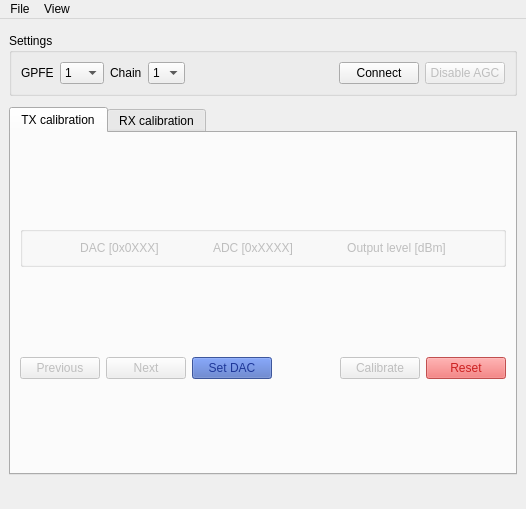
<?xml version="1.0" encoding="UTF-8"?>
<ui version="4.0">
 <class>MainWindow</class>
 <widget class="QMainWindow" name="MainWindow">
  <property name="geometry">
   <rect>
    <x>0</x>
    <y>0</y>
    <width>526</width>
    <height>509</height>
   </rect>
  </property>
  <property name="sizePolicy">
   <sizepolicy hsizetype="Fixed" vsizetype="Fixed">
    <horstretch>0</horstretch>
    <verstretch>0</verstretch>
   </sizepolicy>
  </property>
  <widget class="QWidget" name="wgtcentral">
   <layout class="QGridLayout" name="gridLayout_2">
    <item row="0" column="0">
     <widget class="QGroupBox" name="grp_set">
      <property name="sizePolicy">
       <sizepolicy hsizetype="Preferred" vsizetype="Fixed">
        <horstretch>0</horstretch>
        <verstretch>0</verstretch>
       </sizepolicy>
      </property>
      <property name="title">
       <string>Settings</string>
      </property>
      <layout class="QGridLayout" name="gridLayout">
       <item row="0" column="2">
        <widget class="QLabel" name="lblchain">
         <property name="sizePolicy">
          <sizepolicy hsizetype="Fixed" vsizetype="Preferred">
           <horstretch>0</horstretch>
           <verstretch>0</verstretch>
          </sizepolicy>
         </property>
         <property name="text">
          <string>Chain</string>
         </property>
        </widget>
       </item>
       <item row="0" column="3">
        <widget class="QComboBox" name="combo_chain">
         <property name="sizePolicy">
          <sizepolicy hsizetype="Fixed" vsizetype="Fixed">
           <horstretch>0</horstretch>
           <verstretch>0</verstretch>
          </sizepolicy>
         </property>
         <item>
          <property name="text">
           <string>1</string>
          </property>
         </item>
         <item>
          <property name="text">
           <string>2</string>
          </property>
         </item>
         <item>
          <property name="text">
           <string>3</string>
          </property>
         </item>
        </widget>
       </item>
       <item row="0" column="1">
        <widget class="QComboBox" name="combo_gpfe">
         <property name="sizePolicy">
          <sizepolicy hsizetype="Fixed" vsizetype="Fixed">
           <horstretch>0</horstretch>
           <verstretch>0</verstretch>
          </sizepolicy>
         </property>
         <item>
          <property name="text">
           <string>1</string>
          </property>
         </item>
         <item>
          <property name="text">
           <string>2</string>
          </property>
         </item>
         <item>
          <property name="text">
           <string>3</string>
          </property>
         </item>
         <item>
          <property name="text">
           <string>4</string>
          </property>
         </item>
         <item>
          <property name="text">
           <string>5</string>
          </property>
         </item>
         <item>
          <property name="text">
           <string>6</string>
          </property>
         </item>
         <item>
          <property name="text">
           <string>7</string>
          </property>
         </item>
         <item>
          <property name="text">
           <string>8</string>
          </property>
         </item>
         <item>
          <property name="text">
           <string>9</string>
          </property>
         </item>
         <item>
          <property name="text">
           <string>10</string>
          </property>
         </item>
        </widget>
       </item>
       <item row="0" column="5">
        <widget class="QPushButton" name="btn_connect">
         <property name="sizePolicy">
          <sizepolicy hsizetype="Fixed" vsizetype="Fixed">
           <horstretch>0</horstretch>
           <verstretch>0</verstretch>
          </sizepolicy>
         </property>
         <property name="text">
          <string>Connect</string>
         </property>
        </widget>
       </item>
       <item row="0" column="4">
        <spacer name="spc2">
         <property name="orientation">
          <enum>Qt::Horizontal</enum>
         </property>
         <property name="sizeHint" stdset="0">
          <size>
           <width>40</width>
           <height>20</height>
          </size>
         </property>
        </spacer>
       </item>
       <item row="0" column="0">
        <widget class="QLabel" name="lblgpfe">
         <property name="sizePolicy">
          <sizepolicy hsizetype="Fixed" vsizetype="Preferred">
           <horstretch>0</horstretch>
           <verstretch>0</verstretch>
          </sizepolicy>
         </property>
         <property name="text">
          <string>GPFE</string>
         </property>
        </widget>
       </item>
       <item row="0" column="6">
        <widget class="QPushButton" name="btn_setagc">
         <property name="enabled">
          <bool>false</bool>
         </property>
         <property name="sizePolicy">
          <sizepolicy hsizetype="Fixed" vsizetype="Fixed">
           <horstretch>0</horstretch>
           <verstretch>0</verstretch>
          </sizepolicy>
         </property>
         <property name="text">
          <string>Disable AGC</string>
         </property>
        </widget>
       </item>
      </layout>
     </widget>
    </item>
    <item row="2" column="0">
     <widget class="QTabWidget" name="tabs">
      <property name="sizePolicy">
       <sizepolicy hsizetype="Expanding" vsizetype="Fixed">
        <horstretch>0</horstretch>
        <verstretch>0</verstretch>
       </sizepolicy>
      </property>
      <property name="currentIndex">
       <number>0</number>
      </property>
      <widget class="QWidget" name="txtab">
       <attribute name="title">
        <string>TX calibration</string>
       </attribute>
       <layout class="QGridLayout" name="gridLayout_4">
        <item row="1" column="5">
         <widget class="QPushButton" name="btn_reset">
          <property name="enabled">
           <bool>false</bool>
          </property>
          <property name="sizePolicy">
           <sizepolicy hsizetype="Fixed" vsizetype="Fixed">
            <horstretch>0</horstretch>
            <verstretch>0</verstretch>
           </sizepolicy>
          </property>
          <property name="styleSheet">
           <string notr="true">background-color: rgb(234, 96, 96);
color: rgb(204, 33, 33);
border-color: rgb(230, 55, 55);</string>
          </property>
          <property name="text">
           <string>Reset</string>
          </property>
         </widget>
        </item>
        <item row="1" column="1">
         <widget class="QPushButton" name="btn_next">
          <property name="enabled">
           <bool>false</bool>
          </property>
          <property name="sizePolicy">
           <sizepolicy hsizetype="Fixed" vsizetype="Fixed">
            <horstretch>0</horstretch>
            <verstretch>0</verstretch>
           </sizepolicy>
          </property>
          <property name="text">
           <string>Next</string>
          </property>
         </widget>
        </item>
        <item row="1" column="2">
         <widget class="QPushButton" name="btn_setdac">
          <property name="enabled">
           <bool>false</bool>
          </property>
          <property name="sizePolicy">
           <sizepolicy hsizetype="Fixed" vsizetype="Fixed">
            <horstretch>0</horstretch>
            <verstretch>0</verstretch>
           </sizepolicy>
          </property>
          <property name="styleSheet">
           <string notr="true">border-color: rgb(30, 55, 153);
color: rgb(30, 55, 153);
background-color: rgb(74, 105, 189);</string>
          </property>
          <property name="text">
           <string>Set DAC</string>
          </property>
         </widget>
        </item>
        <item row="1" column="0">
         <widget class="QPushButton" name="btn_prev">
          <property name="enabled">
           <bool>false</bool>
          </property>
          <property name="sizePolicy">
           <sizepolicy hsizetype="Fixed" vsizetype="Fixed">
            <horstretch>0</horstretch>
            <verstretch>0</verstretch>
           </sizepolicy>
          </property>
          <property name="text">
           <string>Previous</string>
          </property>
         </widget>
        </item>
        <item row="1" column="4">
         <widget class="QPushButton" name="btn_cali">
          <property name="enabled">
           <bool>false</bool>
          </property>
          <property name="sizePolicy">
           <sizepolicy hsizetype="Fixed" vsizetype="Fixed">
            <horstretch>0</horstretch>
            <verstretch>0</verstretch>
           </sizepolicy>
          </property>
          <property name="text">
           <string>Calibrate</string>
          </property>
         </widget>
        </item>
        <item row="1" column="3">
         <spacer name="spc1">
          <property name="orientation">
           <enum>Qt::Horizontal</enum>
          </property>
          <property name="sizeHint" stdset="0">
           <size>
            <width>40</width>
            <height>20</height>
           </size>
          </property>
         </spacer>
        </item>
        <item row="0" column="0" colspan="6">
         <widget class="QGroupBox" name="grp_table">
          <property name="enabled">
           <bool>false</bool>
          </property>
          <property name="sizePolicy">
           <sizepolicy hsizetype="Preferred" vsizetype="Fixed">
            <horstretch>0</horstretch>
            <verstretch>0</verstretch>
           </sizepolicy>
          </property>
          <layout class="QGridLayout" name="grd_table">
           <item row="0" column="0">
            <widget class="QLabel" name="lbldac">
             <property name="sizePolicy">
              <sizepolicy hsizetype="Fixed" vsizetype="Fixed">
               <horstretch>0</horstretch>
               <verstretch>0</verstretch>
              </sizepolicy>
             </property>
             <property name="text">
              <string>DAC [0x0XXX]</string>
             </property>
             <property name="alignment">
              <set>Qt::AlignCenter</set>
             </property>
            </widget>
           </item>
           <item row="0" column="2">
            <widget class="QLabel" name="lbloutput">
             <property name="sizePolicy">
              <sizepolicy hsizetype="Fixed" vsizetype="Fixed">
               <horstretch>0</horstretch>
               <verstretch>0</verstretch>
              </sizepolicy>
             </property>
             <property name="text">
              <string>Output level [dBm]</string>
             </property>
             <property name="alignment">
              <set>Qt::AlignCenter</set>
             </property>
            </widget>
           </item>
           <item row="0" column="1">
            <widget class="QLabel" name="lbladc">
             <property name="sizePolicy">
              <sizepolicy hsizetype="Fixed" vsizetype="Fixed">
               <horstretch>0</horstretch>
               <verstretch>0</verstretch>
              </sizepolicy>
             </property>
             <property name="text">
              <string>ADC [0xXXXX]</string>
             </property>
             <property name="alignment">
              <set>Qt::AlignCenter</set>
             </property>
            </widget>
           </item>
          </layout>
         </widget>
        </item>
       </layout>
      </widget>
      <widget class="QWidget" name="rxtab">
       <attribute name="title">
        <string>RX calibration</string>
       </attribute>
       <layout class="QGridLayout" name="gridLayout_6">
        <item row="0" column="0" colspan="4">
         <widget class="QGroupBox" name="grpstep1">
          <property name="sizePolicy">
           <sizepolicy hsizetype="Preferred" vsizetype="Fixed">
            <horstretch>0</horstretch>
            <verstretch>0</verstretch>
           </sizepolicy>
          </property>
          <property name="title">
           <string>Step 1: Read RX ADC and configure default offset (AGC off)</string>
          </property>
          <property name="alignment">
           <set>Qt::AlignLeading|Qt::AlignLeft|Qt::AlignTop</set>
          </property>
          <layout class="QGridLayout" name="gridLayout_5">
           <item row="0" column="1">
            <widget class="QLineEdit" name="line_setpt">
             <property name="enabled">
              <bool>false</bool>
             </property>
             <property name="readOnly">
              <bool>true</bool>
             </property>
            </widget>
           </item>
           <item row="0" column="0">
            <widget class="QLabel" name="lblsetpt">
             <property name="sizePolicy">
              <sizepolicy hsizetype="Fixed" vsizetype="Fixed">
               <horstretch>0</horstretch>
               <verstretch>0</verstretch>
              </sizepolicy>
             </property>
             <property name="text">
              <string>RX ADC [0xXXXX]</string>
             </property>
            </widget>
           </item>
           <item row="0" column="3">
            <widget class="QPushButton" name="btn_clrsetpt">
             <property name="enabled">
              <bool>false</bool>
             </property>
             <property name="sizePolicy">
              <sizepolicy hsizetype="Fixed" vsizetype="Fixed">
               <horstretch>0</horstretch>
               <verstretch>0</verstretch>
              </sizepolicy>
             </property>
             <property name="toolTip">
              <string>Clear ADC</string>
             </property>
             <property name="text">
              <string>Clear</string>
             </property>
            </widget>
           </item>
           <item row="0" column="2">
            <widget class="QPushButton" name="btn_readsetpt">
             <property name="enabled">
              <bool>false</bool>
             </property>
             <property name="sizePolicy">
              <sizepolicy hsizetype="Fixed" vsizetype="Fixed">
               <horstretch>0</horstretch>
               <verstretch>0</verstretch>
              </sizepolicy>
             </property>
             <property name="toolTip">
              <string>Read ADC value</string>
             </property>
             <property name="text">
              <string>Read</string>
             </property>
            </widget>
           </item>
           <item row="1" column="2">
            <widget class="QPushButton" name="btn_setpt">
             <property name="enabled">
              <bool>false</bool>
             </property>
             <property name="sizePolicy">
              <sizepolicy hsizetype="Fixed" vsizetype="Fixed">
               <horstretch>0</horstretch>
               <verstretch>0</verstretch>
              </sizepolicy>
             </property>
             <property name="toolTip">
              <string>Set ADC and default offset</string>
             </property>
             <property name="text">
              <string>Set</string>
             </property>
            </widget>
           </item>
           <item row="1" column="1">
            <widget class="QLineEdit" name="line_defoffset">
             <property name="enabled">
              <bool>false</bool>
             </property>
             <property name="text">
              <string>60.0</string>
             </property>
             <property name="readOnly">
              <bool>true</bool>
             </property>
            </widget>
           </item>
           <item row="1" column="0">
            <widget class="QLabel" name="lbldefoffset">
             <property name="sizePolicy">
              <sizepolicy hsizetype="Fixed" vsizetype="Fixed">
               <horstretch>0</horstretch>
               <verstretch>0</verstretch>
              </sizepolicy>
             </property>
             <property name="text">
              <string>Default offset [dBm]</string>
             </property>
            </widget>
           </item>
          </layout>
         </widget>
        </item>
        <item row="4" column="0" colspan="4">
         <widget class="QGroupBox" name="grpstep2">
          <property name="sizePolicy">
           <sizepolicy hsizetype="Preferred" vsizetype="Fixed">
            <horstretch>0</horstretch>
            <verstretch>0</verstretch>
           </sizepolicy>
          </property>
          <property name="title">
           <string>Step 2: Inject signal with noise density 110 dBm/Hz and read level (AGC on)</string>
          </property>
          <layout class="QGridLayout" name="gridLayout_3">
           <item row="2" column="2">
            <widget class="QLineEdit" name="line_difoffset2">
             <property name="enabled">
              <bool>false</bool>
             </property>
             <property name="readOnly">
              <bool>true</bool>
             </property>
            </widget>
           </item>
           <item row="2" column="1">
            <widget class="QLineEdit" name="line_carlvl2">
             <property name="enabled">
              <bool>false</bool>
             </property>
            </widget>
           </item>
           <item row="0" column="0">
            <widget class="QLabel" name="lblinjsig">
             <property name="sizePolicy">
              <sizepolicy hsizetype="Preferred" vsizetype="Fixed">
               <horstretch>0</horstretch>
               <verstretch>0</verstretch>
              </sizepolicy>
             </property>
             <property name="toolTip">
              <string>Injected signal at input of drawer</string>
             </property>
             <property name="text">
              <string>Injected signal [dBm]</string>
             </property>
            </widget>
           </item>
           <item row="4" column="1" colspan="2">
            <widget class="QLineEdit" name="line_offset">
             <property name="enabled">
              <bool>false</bool>
             </property>
            </widget>
           </item>
           <item row="3" column="1" colspan="2">
            <widget class="QLineEdit" name="line_meandiff">
             <property name="enabled">
              <bool>false</bool>
             </property>
             <property name="readOnly">
              <bool>true</bool>
             </property>
            </widget>
           </item>
           <item row="1" column="0">
            <widget class="QLineEdit" name="line_injsig1">
             <property name="enabled">
              <bool>false</bool>
             </property>
             <property name="text">
              <string>-30.0</string>
             </property>
             <property name="readOnly">
              <bool>true</bool>
             </property>
            </widget>
           </item>
           <item row="2" column="0">
            <widget class="QLineEdit" name="line_injsig2">
             <property name="enabled">
              <bool>false</bool>
             </property>
             <property name="text">
              <string>-60.0</string>
             </property>
             <property name="readOnly">
              <bool>true</bool>
             </property>
            </widget>
           </item>
           <item row="3" column="0">
            <widget class="QLabel" name="lblmeandiff">
             <property name="sizePolicy">
              <sizepolicy hsizetype="Preferred" vsizetype="Fixed">
               <horstretch>0</horstretch>
               <verstretch>0</verstretch>
              </sizepolicy>
             </property>
             <property name="toolTip">
              <string>Mean difference offset</string>
             </property>
             <property name="text">
              <string>Mean difference [dBm]</string>
             </property>
            </widget>
           </item>
           <item row="1" column="1">
            <widget class="QLineEdit" name="line_carlvl1">
             <property name="enabled">
              <bool>false</bool>
             </property>
            </widget>
           </item>
           <item row="4" column="0">
            <widget class="QLabel" name="lbloffset">
             <property name="sizePolicy">
              <sizepolicy hsizetype="Preferred" vsizetype="Fixed">
               <horstretch>0</horstretch>
               <verstretch>0</verstretch>
              </sizepolicy>
             </property>
             <property name="toolTip">
              <string>Default offset added by mean difference offset</string>
             </property>
             <property name="text">
              <string>Offset [dBm]</string>
             </property>
            </widget>
           </item>
           <item row="0" column="2">
            <widget class="QLabel" name="lbldifoffset">
             <property name="sizePolicy">
              <sizepolicy hsizetype="Preferred" vsizetype="Fixed">
               <horstretch>0</horstretch>
               <verstretch>0</verstretch>
              </sizepolicy>
             </property>
             <property name="toolTip">
              <string>Calculated offset between injected signal and carrier level</string>
             </property>
             <property name="text">
              <string>Difference offset [dBm]</string>
             </property>
            </widget>
           </item>
           <item row="1" column="2">
            <widget class="QLineEdit" name="line_difoffset1">
             <property name="enabled">
              <bool>false</bool>
             </property>
             <property name="text">
              <string/>
             </property>
             <property name="readOnly">
              <bool>true</bool>
             </property>
            </widget>
           </item>
           <item row="0" column="1">
            <widget class="QLabel" name="lblcarlvl">
             <property name="sizePolicy">
              <sizepolicy hsizetype="Preferred" vsizetype="Fixed">
               <horstretch>0</horstretch>
               <verstretch>0</verstretch>
              </sizepolicy>
             </property>
             <property name="toolTip">
              <string>Carrier level read in the receiver (GUI)</string>
             </property>
             <property name="text">
              <string>Carrier level [dBm]</string>
             </property>
            </widget>
           </item>
           <item row="5" column="0">
            <widget class="QLabel" name="lbltimeconst">
             <property name="text">
              <string>Time constant [ms]</string>
             </property>
            </widget>
           </item>
           <item row="5" column="1" colspan="2">
            <widget class="QLineEdit" name="line_timeconst">
             <property name="enabled">
              <bool>false</bool>
             </property>
             <property name="text">
              <string>1000</string>
             </property>
             <property name="maxLength">
              <number>5</number>
             </property>
            </widget>
           </item>
          </layout>
         </widget>
        </item>
        <item row="8" column="3">
         <widget class="QPushButton" name="btn_rxcal">
          <property name="enabled">
           <bool>false</bool>
          </property>
          <property name="sizePolicy">
           <sizepolicy hsizetype="Fixed" vsizetype="Fixed">
            <horstretch>0</horstretch>
            <verstretch>0</verstretch>
           </sizepolicy>
          </property>
          <property name="toolTip">
           <string>Calibrate RX</string>
          </property>
          <property name="text">
           <string>Calibrate</string>
          </property>
         </widget>
        </item>
       </layout>
      </widget>
     </widget>
    </item>
   </layout>
  </widget>
  <widget class="QMenuBar" name="menubar">
   <property name="geometry">
    <rect>
     <x>0</x>
     <y>0</y>
     <width>526</width>
     <height>20</height>
    </rect>
   </property>
   <widget class="QMenu" name="menuView">
    <property name="title">
     <string>View</string>
    </property>
   </widget>
   <widget class="QMenu" name="menuFile">
    <property name="title">
     <string>File</string>
    </property>
    <addaction name="actionSave"/>
    <addaction name="actionLoad"/>
   </widget>
   <addaction name="menuFile"/>
   <addaction name="menuView"/>
  </widget>
  <widget class="QStatusBar" name="statusbar">
   <property name="sizeGripEnabled">
    <bool>false</bool>
   </property>
  </widget>
  <action name="actionGraph">
   <property name="text">
    <string>Graph</string>
   </property>
  </action>
  <action name="actionSave">
   <property name="text">
    <string>Save calibration values</string>
   </property>
  </action>
  <action name="actionLoad">
   <property name="text">
    <string>Load calibration values</string>
   </property>
  </action>
 </widget>
 <resources/>
 <connections/>
</ui>
